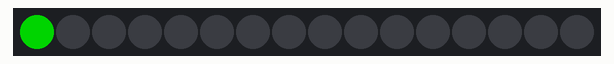
Bench run of a sketch on a simulated Arduino Uno, built with avr-gcc and run on an emulated ATmega328P. Parts: 16 RGB LEDs in strip order, left to right. Dim RGB values are drawn brighter than linear.

Above: at 0.01 s.
At 0.62 s:
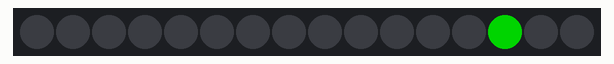
At 1.22 s:
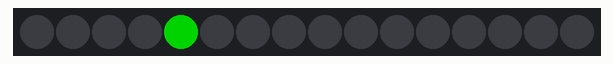

The sketch:

FastLED_1.ino
```cpp
#include <FastLED.h>
#define NUM_LEDS 16
#define DATA_PIN 6

CRGB leds[NUM_LEDS];

int Order8[16]={0,1,2,3,4,5,6,7,15,14,13,12,11,10,9,8};

void setup()
{
  FastLED.addLeds<NEOPIXEL, DATA_PIN>(leds, NUM_LEDS);
}

void loop()
{
  //CircleHardwareOrder();
  SimpleEigth();
}

void SimpleEigth()
{
  for(int i = 0; i < NUM_LEDS; i++)
  {
    int dot = Order8[i];

    leds[dot] = CRGB::Green;

    FastLED.show();

    // clear this led for the next time around the loop
    leds[dot] = CRGB::Black;
    delay(60);
   }
}

void FadeEigth()
{
  for(int i = 0; i < NUM_LEDS; i++)
  {
    int dot0 = Order8[i];

    leds[dot0] = CRGB::Green;

    FastLED.show();

    // clear this led for the next time around the loop
    leds[dot0] = CRGB::Black;
    delay(60);
   }
}

void CircleHardwareOrder()
{
  for(int dot = 0; dot < NUM_LEDS; dot++)
  {
      leds[dot] = getColorForIndex(dot);

      FastLED.show();

      // clear this led for the next time around the loop
      leds[dot] = CRGB::Black;
      delay(30);
   }
}

void LightAll(CRGB color)
{
  for(int dot = 0; dot < NUM_LEDS; dot++)
  {
    leds[dot]=color;
  }
  FastLED.show();
}

///[Helper]|||||||||||||||||||||||||||||||||||||||||||||||||


CRGB getColorForIndex(int i)
{
  if (i==0) return CRGB::Red;
  if (i==8) return CRGB::Orange;
  return CRGB::Blue;
}

// Python-esc modulo.
int m(int a, int b)
{
  int c = a % b;
  if (c < 0)  { c += b; }
  return c;
}

// Shortcut for modulo 16.
int m16(int x)
{
  return m(x, 16);
}
```

Measured:
- by itself, everything shown: repeats every 0.97 s, in 16 steps
